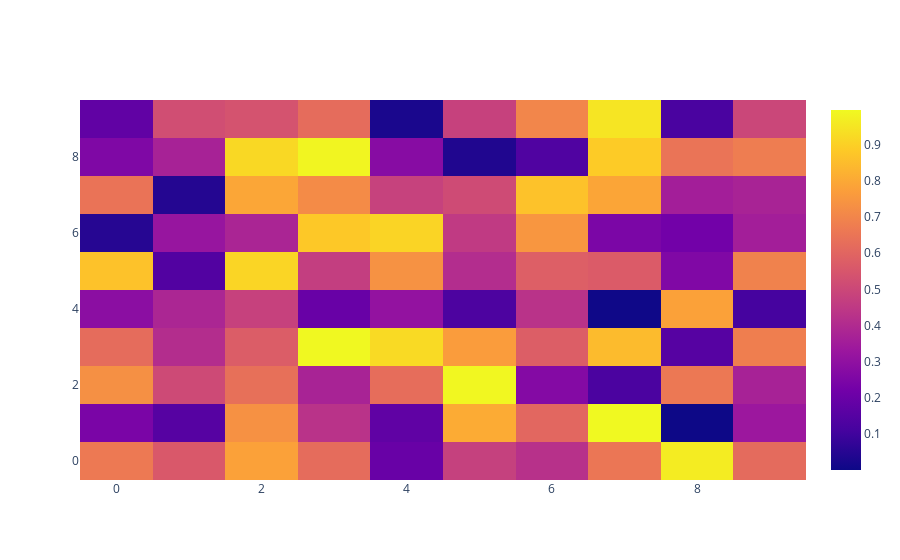

The notebook cell this image was saved under:
### Code cell
#heatmaps in plotly
data=np.random.rand(10,10)
heatmap=go.Heatmap(z=data)
fig=go.Figure(data=[heatmap])
fig.show()
